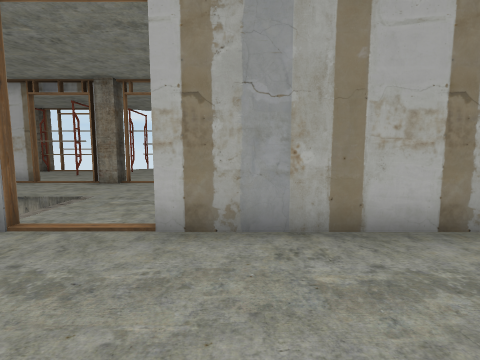
View 1 (above)

19 first-person views from a walk through a 3-D level made in the Unity game engine. The camera is 1.2 m above the floor, tilts 6° down and sees 85° across. The floor is counted in squares, 1 m on a side. Each view is taken from the middle of a square. On the plan, view 1 faces up. The plan holds only what a view shows up to about 12 squares ahead; the rest is blank. The place goes on beyond the plan. Some animated figures are left out.

View 2
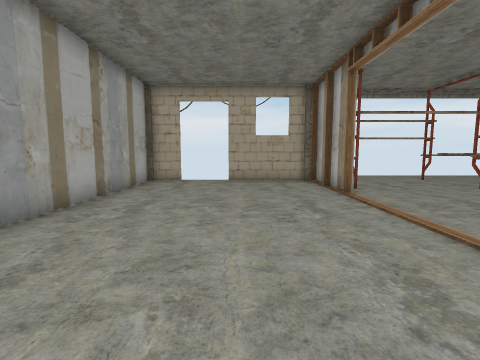

View 3
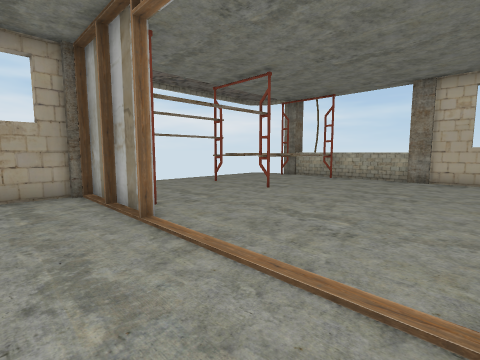

View 4
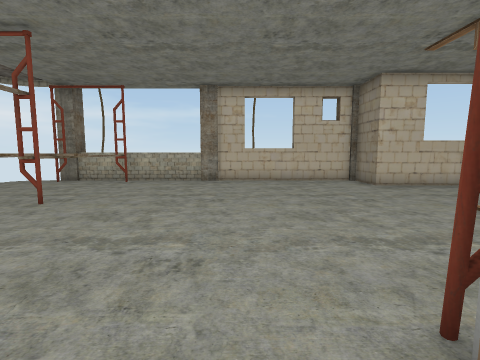

View 5
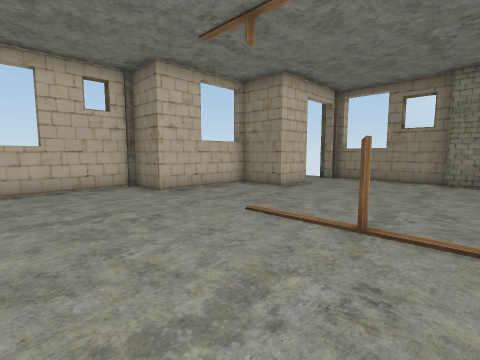

View 6
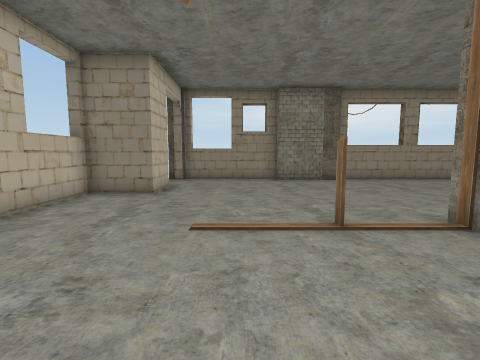

View 7
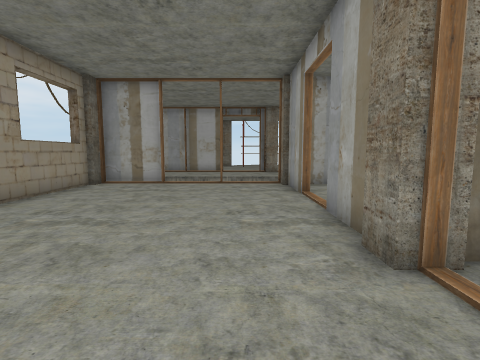

View 8
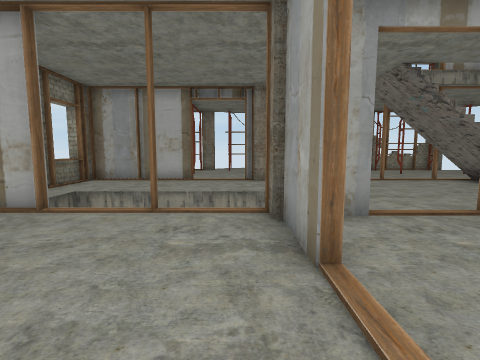

View 9
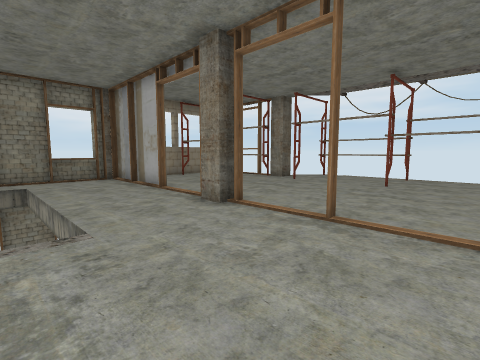

View 10
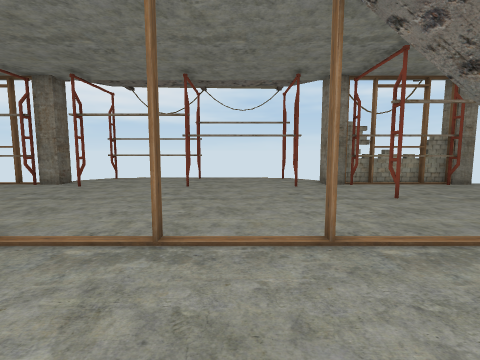

View 11
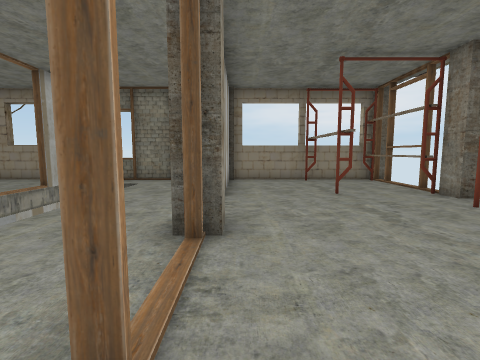

View 12
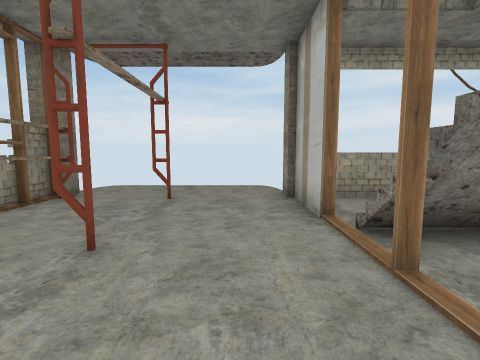

View 13
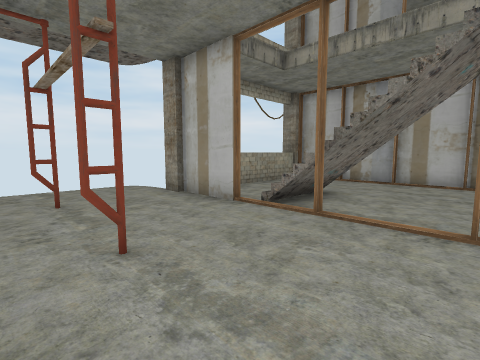

View 14
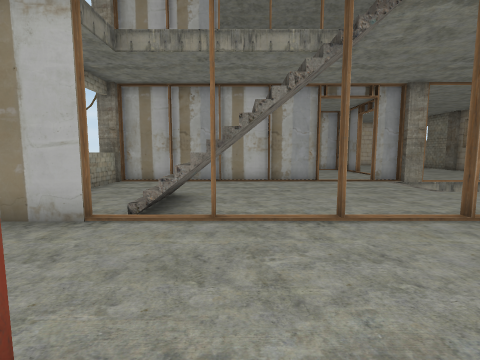

View 15
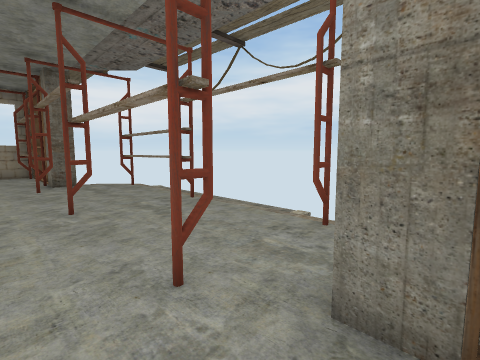

View 16
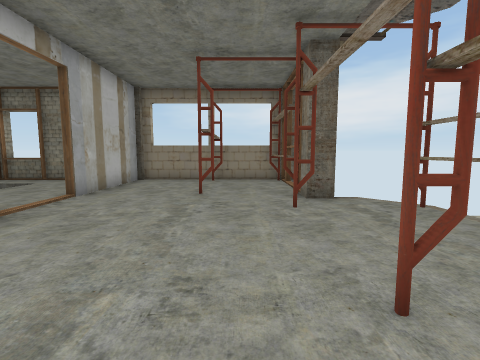

View 17
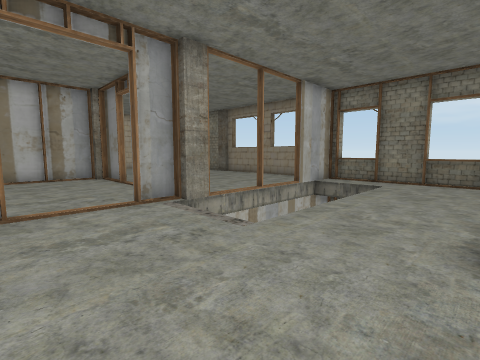

View 18
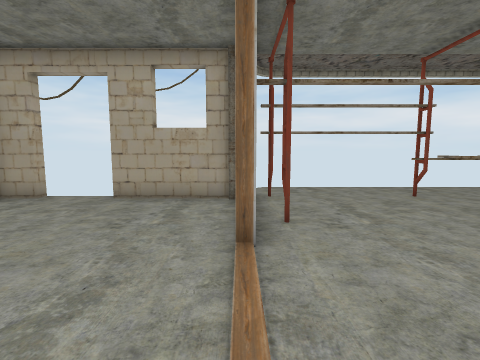

View 19
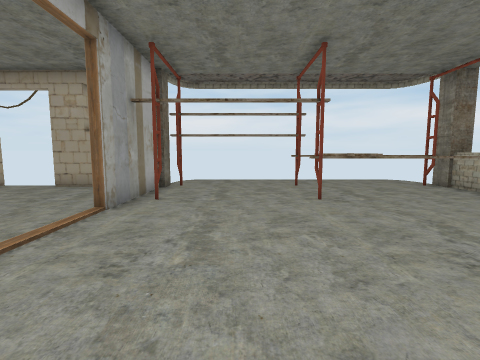

### Floor plan
Key: @ floor where view 1 was taken; # wall or solid block; x gap in a wall; . floor; / step, stairs or slope; = window, fence, low wall or low ledge; ^ raised ledge; v drop or lower ground; T thing the floor can be seen under or through.
Columns run from 13 left of view 1 to 10 right of it. Each row starts with its distance up from view 1.
 19           #...#
 18       ..........
 17 #x  ##..........##^##v
 16 #.....#...#...#........v
 15 #......................v
 14 #...#...........#...#..v
 13 #......................v
 12 #......................v
 11 #####.............###.v
 10 #..##...#..#.#.TT/..#
  9 =..............///..=
  8 #............../ /..=
  7 #./////v/...........=
  6 =./      ...........=
  5 =./      ...........=
  4 ####.#..##..#########v
  3 #.......#...........#
  2 #.......#............
  1 #....................
  0 #............@......#
 -1 #.......#...........#
 -2 #.......#...........#
 -3 #.......####.....####v
 -4 #......................
 -5 #.......#..............
 -6 #......................
 -7 #......................
 -8 #.................T.T..
 -9 #.................TTTT.
-10 #..##.............T T .
-11     #.............TvT..
-12     #####.........#vT..
-13         #######===###..
-14           #         #

Where each view was taken, in squares from view 1:
view 1: 0 up, 0 right, facing up
view 2: 0 up, 4 left, facing right
view 3: 1 down, 1 left, facing down-right
view 4: 2 down, 0 right, facing down
view 5: 4 down, 1 left, facing down-left
view 6: 7 down, 1 left, facing left
view 7: 6 down, 7 left, facing up
view 8: 1 down, 6 left, facing up
view 9: 6 up, 0 right, facing up-left
view 10: 7 up, 1 left, facing up
view 11: 11 up, 1 left, facing left
view 12: 12 up, 0 right, facing right
view 13: 15 up, 0 right, facing down-right
view 14: 15 up, 2 right, facing down
view 15: 15 up, 3 right, facing up-left
view 16: 15 up, 1 left, facing left
view 17: 10 up, 1 left, facing down-left
view 18: 3 down, 0 right, facing right
view 19: 6 down, 2 left, facing right
